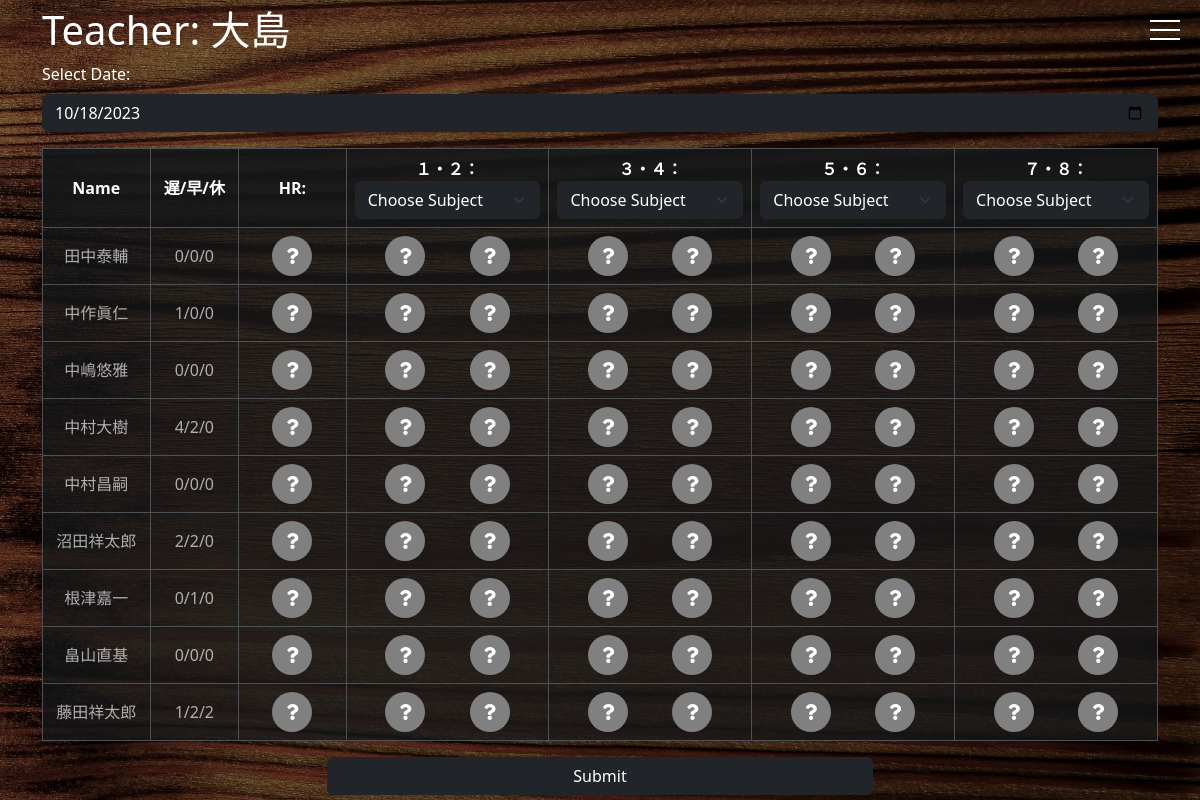
Page /atbook/attenddef/ (signed in) on the committed database.
### mylogin/models.py (models this page shows, shortened)
class User(AbstractBaseUser, PermissionsMixin):
    Subject = models.ManyToManyField(Subject, verbose_name=_('科目'), blank=True, related_name='related_Subject')
    uuid = models.UUIDField(default=uuid_lib.uuid4,
                            primary_key=True, editable=False)
    username_validator = UnicodeUsernameValidator()
    username = models.CharField(
        _('username'),
        max_length=150,
        unique=True,
        help_text=_(
            'Required. 150 characters or fewer. Letters, digits and @/./+/-/_ only.'),
        validators=[username_validator],
        error_messages={
            'unique': _("A user with that username already exists."),
        },
    )
    full_name = models.CharField(_('氏名'), max_length=150, blank=True)
    email = models.EmailField(_('email address'), blank=True)
    departments = models.ManyToManyField(
        Department,
        verbose_name=_('所属'),
        blank=True,
        help_text=_('Specific Departments for this user.'),
        related_name="user_set",
        related_query_name="user",
    )
    is_staff = models.BooleanField(
        _('staff status'),
        default=False,
        help_text=_(
            'Designates whether the user can log into this admin site.'),
    )
    is_active = models.BooleanField(
        _('active'),
        default=True,
        help_text=_(
            'Designates whether this user should be treated as active. '
            'Unselect this instead of deleting accounts.'
        ),
    )
    date_joined = models.DateTimeField(_('date joined'), default=timezone.now)
    objects = UserManager()
    EMAIL_FIELD = 'email'
    USERNAME_FIELD = 'username'
    REQUIRED_FIELDS = ['email', ]
    accidental_absence = models.IntegerField(null=True,blank=True,default=0)
    class_absence = models.IntegerField(null=True,blank=True,default=0)
    sick_absence = models.IntegerField(null=True,blank=True,default=0)
    leaving_early = models.IntegerField(null=True,blank=True,default=0)
    tardiness = models.IntegerField(null=True,blank=True,default=0)
    class Meta:
        verbose_name = _('user')
        verbose_name_plural = _('users')

### ATbook/views.py (the view, shortened to what this page needs)
# urls.py: path('attenddef/', Attend_def, name='Attenddef'),
@user_passes_test(lambda u: u.groups.filter(name__in=['HomeroomTeacher', 'SubjectTeacher']).exists(), login_url='')
def Attend_def(request):
    students = []
    many_date = []
    dict_attend = {}
    user = request.user
    success_message = request.session.get('message')
    request.session['message'] = None
    subjects = user.Subject.all()
    test1 = Subject.objects.get(pk=1)
    selected_subjects = test1.related_Subject.all()
    print(selected_subjects)
    teacher = user.full_name
    selected_subject = {}
    submit_teacher = {}
    selected_date = None
    dates = AttendanceInfo.objects.values_list('date', flat=True).distinct()
    many_date = [date.strftime("%Y-%m-%d") for date in dates]
    today_date = date.today().strftime("%Y-%m-%d")
    if today_date not in many_date:
        many_date.append(today_date)
    messeage = None
    selected_date = request.session.get("selected_date")
    if request.session.get("selected_date") == None:
        selected_date = today_date
    request.session["selected_date"] = today_date
    selected_department = 'CS'
    selected_department = Department.objects.get(name=selected_department)
    dict_attend = {}
    students = User.objects.filter(
        departments__name=selected_department, groups__name='Student')
    full_names = [student.full_name for student in students]
    time_hours = Hour.objects.all()
    time_hour_name = [time_hour.hour for time_hour in time_hours]
    if request.method == "POST" or request.method == 'GET':
        if request.method == "POST":
            success_message = None
        many_date = [date.strftime("%Y-%m-%d") for date in dates]
        today_date = date.today().strftime("%Y-%m-%d")
        if today_date not in many_date:
            many_date.append(today_date)
        selected_department = 'CS'
        selected_department = Department.objects.get(name=selected_department)
        dict_attend = {}
        if 'date-select' in request.POST or request.method == 'GET':
            if request.POST.get('date-select') == "" and request.method != 'GET':
                selected_subject = None
                students = None
            else:
                if request.method != 'GET':
                    selected_date = request.POST.get('date-select')
                attendance_info = AttendanceInfo.objects.filter(
                    date=selected_date, student__departments=selected_department).order_by('time')
                students = User.objects.filter(
                    departments__name=selected_department, groups__name='Student')
                time_data = Hour.objects.all()  # Hourモデルから時間データを取得
                for student in students:
                    if student.full_name not in dict_attend:
                        dict_attend[student.full_name] = {}
                        total_late = 0
                        total_leave = 0
                        total_absent = 0
                        total_present = 0
                    totals = Total.objects.filter(student=student)
                    dict_attend[student.full_name]["total"] = "0/0/0"
                    for total in totals:
                        total_late += total.late
                        total_leave += total.leave
                        total_absent += total.absent
                        total_present += total.present
                    dict_attend[student.full_name]["total"] = f"{total_late}/{total_leave}/{total_absent}"
                    for times in time_data:
                        if times.hour not in dict_attend[student.full_name]:
                            dict_attend[student.full_name][times.hour] = {
                                'first_half': [], 'latter_half': []}
    menu_items = [
        {'name': 'Logout', 'url': reverse('loginapp:logout')},
        {'name': 'Teachers List', 'url': reverse('ATbook:Teacherslist')},
        {'name': 'Attend Definition', 'url': reverse('ATbook:Attenddef')},
        {'name': 'Admin', 'url': reverse('admin:index')},
    ]
    context = {
        'hour': time_hour_name,
        'dates': many_date,
        'attend': dict_attend,
        'students': full_names,
        'subjects': subjects,
        'teacher': teacher,
        'selected_subject': selected_subject,
        'selected_date': selected_date,
        'submit_teacher': submit_teacher,
        'menu_items': menu_items,
        'success_message': success_message,
    }
    return render(request, 'Attenddef.html', context)

### mylogin/models.py (called while the page is built)
    def __str__(self):
        return self.name

### ATbook/templates/Attenddef.html (shortened to what this page needs)
{% extends "base.html" %}
{% load django_bootstrap5 %}
{% load static %}
{% load custom_filters %}
    {% block content %}
      <link rel="stylesheet"
            href="https://cdnjs.cloudflare.com/ajax/libs/font-awesome/5.15.3/css/all.min.css">
      <section class="intro">
        <div class="gradient-custom-2 h-100">
          <div class="mask d-flex align-items-center h-100">
            <div class="container">
              <div class="row justify-content-center">
                <div class="col-12">
                  <h1 style="color: white;">Teacher: {{ teacher }}</h1>
                  <form method="POST" id="date-form">
                    <div class="mb-3">
                      <label for="date-select" class="form-label" style="color: white;">Select Date:</label>
                      <input type="date"
                             class="form-control bg-dark text-white border-dark"
                             id="date-select"
                             name="date-select"
                             {% if selected_date %}value="{{ selected_date }}"{% endif %}>
                    </div>
                  </form>
                  <div class="table-responsive table-container">
                    <table id="student-table" class="table table-dark table-bordered mb-0">
                      <thead>
                        <tr>
                          <th scope="col">Name</th>
                          <th scope="col">遅/早/休</th>
                          <th scope="col">HR:{{ submit_teacher.HR }}</th>
                          <th scope="col">
                            １・２：{{ submit_teacher.First }}
                            <select class="form-select bg-dark text-white border-dark"
                                    id="subject-select-First"
                                    name="subject-select-First">
                              <option value="">Choose Subject</option>
                            </select>
                          </th>
                          <th scope="col">
                            ３・４：{{ submit_teacher.Second }}
                            <select class="form-select bg-dark text-white border-dark"
                                    id="subject-select-Second"
                                    name="subject-select-Second">
                              <option value="">Choose Subject</option>
                            </select>
                          </th>
                          <th scope="col">
                            ５・６：{{ submit_teacher.Third }}
                            <select class="form-select bg-dark text-white border-dark"
                                    id="subject-select-Third"
                                    name="subject-select-Third">
                              <option value="">Choose Subject</option>
                            </select>
                          </th>
                          <th scope="col">
                            ７・８：{{ submit_teacher.Forth }}
                            <select class="form-select bg-dark text-white border-dark"
                                    id="subject-select-Forth"
                                    name="subject-select-Forth">
                              <option value="">Choose Subject</option>
                            </select>
                          </th>
                        </tr>
                      </thead>
                      <tbody>
                        {% for student_name, student_data in attend.items %}
                          <tr>
                            <td>{{ student_name }}</td>
                            {% for period, time_data in student_data.items %}
                            <td>
                              {% if period != "total" %}
                                <div class="">
                                  <button class="button"
                                          id="button_{{ student_name }}_{{ period }}_first"
                                          name="button_{{ student_name }}_{{ period }}_first"
                                          data-state="3">
                                  </button>
                                  {% if period != "HR" %}
                                    <button class="button"
                                            id="button_{{ student_name }}_{{ period }}_latter"
                                            name="button_{{ student_name }}_{{ period }}_latter"
                                            data-state="3">
                                    </button>
                                  {% endif %}
                                </div>
                              {% else %}
                                {{ time_data }}
                              {% endif %}
                            </td>
                            {% endfor %}
                          </tr>
                        {% endfor %}
                      </tbody>
                    </table>
                  </div>
                </div>
              </div>
              <form method="POST" id="attendance-form">
                <div class="row justify-content-center mt-3">
                  <div class="col-6">
                    <button type="submit"
                            id="submit-btn"
                            class="btn btn-primary w-100"
                            name="submit">Submit</button>
                  </div>
                </div>
              </form>
            </div>
          </div>
        </div>
      </section>
    {% endblock %}

### ATbook/templates/base.html (shortened to what this page needs)
<!DOCTYPE html>
{% load django_bootstrap5 %}
{% load static %}
<html lang="en">
    <head>
        {% bootstrap_css %}
    </head>
    <body>
        <a class="menu">
            <span class="menu__line menu__line--top"></span>
            <span class="menu__line menu__line--center"></span>
            <span class="menu__line menu__line--bottom"></span>
        </a>
    {% block content %}{% endblock %}
</body>
</html>

### ATbook/templates/base.html (style rules this page uses)
html, body, .intro { height: 100%; }
body, .gradient-custom-2 { background-image: linear-gradient(rgba(0,0,0,0.4),rgba(0,0,0,0.4)),url("/static/img/grain.jpeg"); background-size: cover; }
.table-container { width: 100%; overflow-x: auto; max-height: 650px; overflow-y: auto; }
.table-container table { color: #ffffff; width: 100%; }
.table-container thead th, .table-container tbody th { color: #ffffff; background-color: rgba(20,23,25,0.9); white-space: nowrap; overflow: hidden; text-overflow: ellipsis; min-width: 80px; max-width: 700px; text-align: center; vertical-align: middle; }
.table-container tbody td { font-weight: 500; color: rgba(255, 255, 255, 0.65); background-color: rgba(20,23,25,0.75); white-space: nowrap; overflow: hidden; text-overflow: ellipsis; min-width: 80px; max-width: 700px; text-align: center; vertical-align: middle; }
.table-container tbody td .button { flex: 1; margin: 0 20px; }
.menu { height: 20px; position: absolute; right: 20px; top: 20px; width: 30px; z-index: 99; }
.menu__line { background: #fff; display: block; height: 2px; position: absolute; transition:transform .3s; width: 100%; }
.menu__line--center { top: 9px; }
.menu__line--bottom { bottom: 0; }
.btn-primary { background-color: #212529; border-color: #212529; color: white; }

### rows in the picture
User: full_name "大島"
User: attend "田中泰輔"
User: attend "中作眞仁"
User: attend "中嶋悠雅"
User: attend "中村大樹"
User: attend "中村昌嗣"
User: attend "沼田祥太郎"
User: attend "根津嘉一"
User: attend "畠山直基"
User: attend "藤田祥太郎"

### other values in the picture
{{ time_data }} "0/0/0" "1/0/0" "0/0/0" "4/2/0" "0/0/0" "2/2/0" "0/1/0" "0/0/0" "1/2/2"
